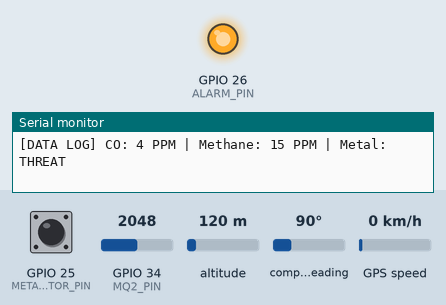
This sketch was run on a simulated ESP32. On the bench: output pins drawn as LEDs (lit = HIGH), the last lines printed to the serial monitor. Inputs (shaded band) come from the test bench; at power-on: GPIO 25 (METAL_DETECTOR_PIN) HIGH, GPIO 34 (MQ2_PIN) = 2048, altitude 120 m, compass heading 90°, GPS speed 0 km/h. Storage starts empty; the GPS gets a fix after 3 s at 37.7749, -122.4194 with 8 satellites.

Above: at 2.7 s.
2.8 s: GPIO 25 (METAL_DETECTOR_PIN) pulled LOW for 1 s
At 3.68 s:
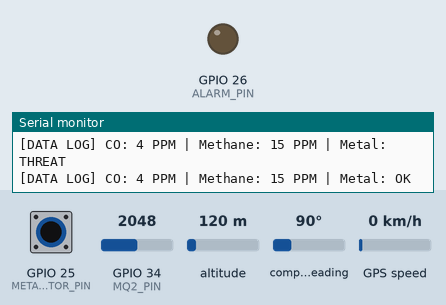
5.3 s: GPIO 25 (METAL_DETECTOR_PIN) pulled LOW for 3.2 s
At 9.3 s:
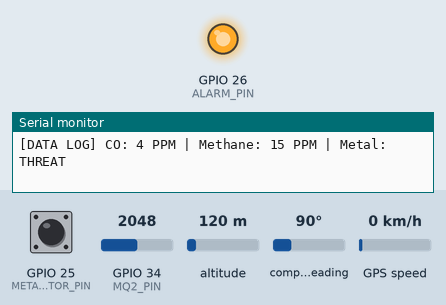
Timing chart, 0 to 10.8 s (numbered marks = the images above; inputs shaded):
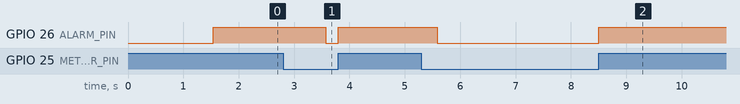

Measured:
- after the input at 2.8 s, GPIO 26 (ALARM_PIN): HIGH → LOW after 0.77 s, → HIGH 0.23 s later
- after the input at 5.3 s, GPIO 26 (ALARM_PIN): HIGH → LOW after 0.29 s, → HIGH 2.9 s later

The sketch:

Bomb_Detection_ESP32.ino
```cpp
 #include <Arduino.h>
#include <WiFi.h>
#include <AsyncTCP.h>
#include <ESPAsyncWebServer.h>
#include <TinyGPS++.h>
#include <SPIFFS.h> // Internal Flash File System Library

// ================= CONFIGURATION =================
#define MQ2_PIN 34
#define METAL_DETECTOR_PIN 25
#define ALARM_PIN 26

#define RL_VALUE 5.0
#define RO_CLEAN_AIR_FACTOR 9.83

const char *ssid = "DOG";
const char *password = "12345678";

#define CO_ALERT_THRESHOLD 50
#define METHANE_ALERT_THRESHOLD 1000

const float CO_curve[2] = {584.28, -2.18};
const float Methane_curve[2] = {4190.15, -2.45};

// ================= OBJECTS & SERIAL =================
TinyGPSPlus gps;
HardwareSerial SerialGPS(2);

AsyncWebServer server(80);
AsyncWebSocket ws("/ws");

float Ro = 10.0;

// ================= DATA PACKET STRUCT =================
struct TacticalData {
    int coPPM;
    int methanePPM;
    bool metalDetected;
    bool coDangerous;
    bool methaneDangerous;
    double latitude;
    double longitude;
    int satellites;
    bool gpsValid;
};

// ================= FREERTOS HANDLES =================
QueueHandle_t telemetryQueue;

TaskHandle_t TaskSensorsHandle;
TaskHandle_t TaskGPSHandle;
TaskHandle_t TaskWebHandle;

// ================= ASYNC WEB UI INTERFACE (PROGMEM) =================
const char index_html[] PROGMEM = R"rawliteral(
<!DOCTYPE html>
<html>
<head>
<meta name="viewport" content="width=device-width, initial-scale=1.0">
<title>Tactical Node Dashboard</title>
<style>
body{
    font-family: 'Courier New', monospace;
    background:#0d0d0d;
    color:#00ff00;
    margin:0;
    padding:15px;
    transition: background 0.5s ease;
}
.header{
    text-align:center;
    border-bottom:2px solid #00ff00;
    margin-bottom:20px;
    padding-bottom:10px;
}
.grid{
    display:grid;
    grid-template-columns:1fr;
    gap:15px;
}
@media(min-width:600px){ .grid{ grid-template-columns:1fr 1fr; } }
.card{
    border:1px solid #00ff00;
    background:#121212;
    padding:15px;
    border-radius:5px;
}
.val{
    font-size:1.6rem;
    margin-top:5px;
    font-weight:bold;
}
.danger{
    background:#330000;
    border-color:red;
    color:red;
    animation:blink 1s infinite;
}
.notification-banner {
    display: none;
    background: red;
    color: white;
    font-weight: bold;
    padding: 15px;
    text-align: center;
    font-size: 1.2rem;
    border-radius: 5px;
    margin-bottom: 15px;
    border: 2px solid white;
}
.btn{
    display:inline-block;
    margin-top:10px;
    background:#00ff00;
    color:#0d0d0d;
    padding:8px 12px;
    text-decoration:none;
    font-weight:bold;
    border-radius:3px;
    margin-right: 5px;
}
.btn-download{
    background: #007bff;
    color: white;
}
@keyframes blink{
    0%{opacity:1;}
    50%{opacity:0.4;}
    100%{opacity:1;}
}
</style>
</head>
<body>

<div class="header">
    <h2>DOG BOMB DETECTION </h2>
    <div id="status">INITIALIZING MESH CORE SYSTEMS...</div>
    <a href="/download" class="btn btn-download" style="margin-top:10px;"> DOWNLOAD EXCEL/CSV THREAT LOGS</a>
</div>

<div id="alertBanner" class="notification-banner">
    &#128680; WARNING: CRITICAL SYSTEM BREACH DETECTED &#128680;
</div>

<div class="grid">
    <div id="threatCard" class="card">
        <div>BOMB / METAL THREAT DETECTION</div>
        <div id="metal" class="val">SCANNING TARGET...</div>
    </div>

    <div id="coCard" class="card">
        <div>CARBON MONOXIDE (CO) STATUS</div>
        <div id="co" class="val">-- PPM</div>
    </div>

    <div id="methaneCard" class="card">
        <div>EXPLOSIVE/METHANE GAS STATUS</div>
        <div id="methane" class="val">-- PPM</div>
    </div>

    <div class="card">
        <div>GPS FIELD GEOLOCATION</div>
        <div id="gps" class="val" style="font-size:1.1rem; white-space: pre-line;">SEARCHING ENVELOPE SATELLITES...</div>
        <div id="mapsContainer"></div>
    </div>
</div>

<script>
var gateway = `ws://${window.location.hostname}/ws`;
var websocket;

window.addEventListener('load', initWebSocket);

function initWebSocket(){
    websocket = new WebSocket(gateway);
    websocket.onopen = function(event){
        document.getElementById('status').innerText = "LINK ESTABLISHED ";
    };
    websocket.onclose = function(event){
        document.getElementById('status').innerText = "LINK DROPPED - RECONNECTING...";
        setTimeout(initWebSocket, 2000);
    };
    websocket.onmessage = onMessage;
}

function onMessage(event){
    var data = JSON.parse(event.data);
    var overallThreat = false;

    // 1. CO Card
    document.getElementById('co').innerText = data.co + " PPM";
    var coCard = document.getElementById('coCard');
    if(data.coDangerous){
        coCard.classList.add('danger');
        overallThreat = true;
    } else {
        coCard.classList.remove('danger');
    }

    // 2. Methane Card
    document.getElementById('methane').innerText = data.methane + " PPM";
    var methaneCard = document.getElementById('methaneCard');
    if(data.methaneDangerous){
        methaneCard.classList.add('danger');
        overallThreat = true;
    } else {
        methaneCard.classList.remove('danger');
    }

    // 3. Threat Card
    var threatCard = document.getElementById('threatCard');
    if(data.metal){
        document.getElementById('metal').innerHTML = "&#9888; BOMB THREAT DETECTED";
        threatCard.classList.add('danger');
        overallThreat = true;
    } else {
        document.getElementById('metal').innerText = "CLEAR";
        threatCard.classList.remove('danger');
    }

    // 4. Banner Control
    var banner = document.getElementById('alertBanner');
    if(overallThreat) {
        banner.style.display = "block";
        document.body.style.background = "#210000";
    } else {
        banner.style.display = "none";
        document.body.style.background = "#0d0d0d";
    }

    // 5. GPS Integration
    var mapsContainer = document.getElementById('mapsContainer');
    if(!data.gpsValid){
        document.getElementById('gps').innerText = "NO GPS FIX DETECTED\nSATELLITES IN RANGE: " + data.sat;
        mapsContainer.innerHTML = "";
} else {
        document.getElementById('gps').innerText = "Lat: " + data.lat.toFixed(6) + "\nLon: " + data.lon.toFixed(6) + "\nLOCK ACTIVE (" + data.sat + " SATS)";
        mapsContainer.innerHTML = ""; // Clears the container layout so no map button is rendered
    }
}
</script>
</body>
</html>
)rawliteral";

// ================= MATH COEFFICIENT UTILITIES =================
float calculate_Rs(int raw_adc) {
    if (raw_adc == 0) return 999.0;
    float v_out = (raw_adc * 3.3) / 4095.0;
    return ((5.0 - v_out) * RL_VALUE) / v_out;
}

float calibrate_Ro() {
    float val = 0;
    for (int i = 0; i < 50; i++) {
        val += calculate_Rs(analogRead(MQ2_PIN));
        delay(30);
    }
    return (val / 50.0) / RO_CLEAN_AIR_FACTOR;
}

int get_Gas_PPM(float rs_ro_ratio, const float *curve) {
    return (int)(curve[0] * pow(rs_ro_ratio, curve[1]));
}

// ================= LOCAL SPIFFS HARD DRIVE LOG ENGINE =================
void logThreatToCSV(TacticalData record) {
    // Open file in Append Mode ("a") to write to the bottom of the list
    File logFile = SPIFFS.open("/threat_logs.csv", FILE_APPEND);
    if(!logFile){
        Serial.println("Failed to mount internal flash file system partition row!");
        return;
    }

    // Comma Separated Format: Runtime_Clock, CO, Methane, Metal_Binary, Lat, Lon, Satellites
    logFile.print(millis()); logFile.print(",");
    logFile.print(record.coPPM); logFile.print(",");
    logFile.print(record.methanePPM); logFile.print(",");
    logFile.print(record.metalDetected ? "1" : "0"); logFile.print(",");
    logFile.print(record.latitude, 6); logFile.print(",");
    logFile.print(record.longitude, 6); logFile.print(",");
    logFile.println(record.satellites);

    logFile.close();
    Serial.println("[SYSTEM-DISK]: Event Row Committed to Local Storage Database.");
}

// ================= INTERRUPT SERVICE ROUTINE =================
void IRAM_ATTR onMetalDetected() {
    digitalWrite(ALARM_PIN, HIGH);
}

// ================= TASKS PROTOTYPES =================
void vSensorTask(void *pvParameters);
void vGPSTask(void *pvParameters);
void vWebTask(void *pvParameters);

// ================= SETUP =================
void setup() {
    Serial.begin(115200);
    SerialGPS.begin(9600, SERIAL_8N1, 16, 17);

    pinMode(METAL_DETECTOR_PIN, INPUT_PULLUP);
    pinMode(ALARM_PIN, OUTPUT);
    digitalWrite(ALARM_PIN, LOW);

    attachInterrupt(digitalPinToInterrupt(METAL_DETECTOR_PIN), onMetalDetected, RISING);

    // ===== INITIALIZE FILE SYSTEM DRIVE =====
    if(!SPIFFS.begin(true)){
        Serial.println("SPIFFS Storage Mounting Error!");
    } else {
        // If file doesn't exist yet, create it and write spreadsheet column headers
        if(!SPIFFS.exists("/threat_logs.csv")){
            File logFile = SPIFFS.open("/threat_logs.csv", FILE_WRITE);
            if(logFile){
                logFile.println("System_Time_ms,CO_PPM,Methane_PPM,Metal_Detected,Latitude,Longitude,Satellites");
                logFile.close();
            }
        }
    }

    Serial.println("\nCalibrating Ambient Reference Air Envelope... Please wait.");
    Ro = calibrate_Ro();
    Serial.print("Air Reference Calibration Complete. Base Ro: "); Serial.println(Ro);

    // ===== INITIALIZE HIGH-RANGE WI-FI AP =====
    WiFi.softAP(ssid, password);
    WiFi.setTxPower(WIFI_POWER_19_5dBm);

    // ===== WEB SERVER ROUTING =====
    server.addHandler(&ws);

    server.on("/", HTTP_GET, [](AsyncWebServerRequest *request){
        request->send_P(200, "text/html", index_html);
    });

    // --- CSV LOG DOWNLOAD ENDPOINT ROUTE ---
    server.on("/download", HTTP_GET, [](AsyncWebServerRequest *request){
        if(SPIFFS.exists("/threat_logs.csv")){
            // Intercept headers and force browser to process packet as an Excel/Text spreadsheet stream
            request->send(SPIFFS, "/threat_logs.csv", "text/csv");
        } else {
            request->send(404, "text/plain", "Log File Database Uninitialized.");
        }
    });

    server.begin();

    telemetryQueue = xQueueCreate(5, sizeof(TacticalData));

    if(telemetryQueue != NULL){
        xTaskCreatePinnedToCore(vSensorTask, "Sensors", 4096, NULL, 3, &TaskSensorsHandle, 1);
        xTaskCreatePinnedToCore(vGPSTask, "GPS", 2560, NULL, 2, &TaskGPSHandle, 1);
        xTaskCreatePinnedToCore(vWebTask, "WebTransmission", 4096, NULL, 4, &TaskWebHandle, 0);
    }
}

void loop() {
    vTaskDelete(NULL);
}

// ================= SENSOR TASK (CORE 1) =================
void vSensorTask(void *pvParameters) {
    TacticalData localMetrics;

    for(;;){
        int rawGas = analogRead(MQ2_PIN);
        float Rs = calculate_Rs(rawGas);
        float ratio = Rs / Ro;

        localMetrics.coPPM = get_Gas_PPM(ratio, CO_curve);
        localMetrics.methanePPM = get_Gas_PPM(ratio, Methane_curve);
        localMetrics.metalDetected = (digitalRead(METAL_DETECTOR_PIN) == HIGH);

        localMetrics.coDangerous = (localMetrics.coPPM > CO_ALERT_THRESHOLD);
        localMetrics.methaneDangerous = (localMetrics.methanePPM > METHANE_ALERT_THRESHOLD);

        if(localMetrics.metalDetected || localMetrics.coDangerous || localMetrics.methaneDangerous){
            digitalWrite(ALARM_PIN, HIGH);

            // AUTOMATIC STORAGE COMIT ACTION LOG
            // Every time an alert loop cycles, appends the metrics + coordinates to memory disk
            logThreatToCSV(localMetrics);
        } else {
            digitalWrite(ALARM_PIN, LOW);
        }

        if(gps.location.isValid()){
            localMetrics.latitude = gps.location.lat();
            localMetrics.longitude = gps.location.lng();
            localMetrics.gpsValid = true;
        } else {
            localMetrics.latitude = 0.0;
            localMetrics.longitude = 0.0;
            localMetrics.gpsValid = false;
        }
        localMetrics.satellites = gps.satellites.value();

        // Print Logs to Serial Monitor
        Serial.print("[DATA LOG] CO: "); Serial.print(localMetrics.coPPM);
        Serial.print(" PPM | Methane: "); Serial.print(localMetrics.methanePPM);
        Serial.print(" PPM | Metal: "); Serial.println(localMetrics.metalDetected ? "THREAT" : "OK");

        xQueueSend(telemetryQueue, &localMetrics, 0);
        vTaskDelay(pdMS_TO_TICKS(1000));
    }
}

// ================= GPS SERIAL BUFFER TASK (CORE 1) =================
void vGPSTask(void *pvParameters) {
    for(;;){
        while(SerialGPS.available() > 0){
            gps.encode(SerialGPS.read());
        }
        vTaskDelay(pdMS_TO_TICKS(40));
    }
}

// ================= ASYNC WEB TRANSMITTER TASK (CORE 0) =================
void vWebTask(void *pvParameters) {
    TacticalData outboundPayload;
    char jsonBuffer[256];

    for(;;){
        if(xQueueReceive(telemetryQueue, &outboundPayload, portMAX_DELAY) == pdPASS){

            snprintf(jsonBuffer, sizeof(jsonBuffer),
                "{\"co\":%d,\"methane\":%d,\"metal\":%s,\"coDangerous\":%s,\"methaneDangerous\":%s,\"lat\":%.6f,\"lon\":%.6f,\"sat\":%d,\"gpsValid\":%s}",
                outboundPayload.coPPM,
                outboundPayload.methanePPM,
                outboundPayload.metalDetected ? "true" : "false",
                outboundPayload.coDangerous ? "true" : "false",
                outboundPayload.methaneDangerous ? "true" : "false",
                outboundPayload.latitude,
                outboundPayload.longitude,
                outboundPayload.satellites,
                outboundPayload.gpsValid ? "true" : "false"
            );

            ws.textAll(jsonBuffer);
        }
    }
}
```
